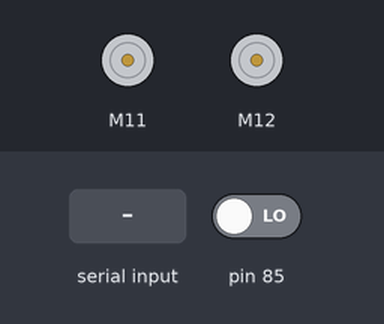
This sketch was run on a simulated Arduino Uno, built with avr-gcc and run on an emulated ATmega328P. On the bench: 2 × DC motor (green arrow = forward, orange = backward, longer = faster). The inputs (shaded band) are chosen by the test bench; at power-on: pin 85 LOW. What the sketch prints to the serial monitor is not drawn.

Above: at 1.2 s.
1.3 s: "backward\n" received over Serial
At 1.98 s:
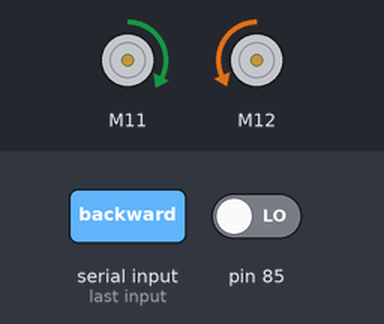
4.3 s: "left\n" received over Serial
5.8 s: "right\n" received over Serial
Timing chart, 0 to 8.8 s (numbered marks = the images above; inputs shaded):
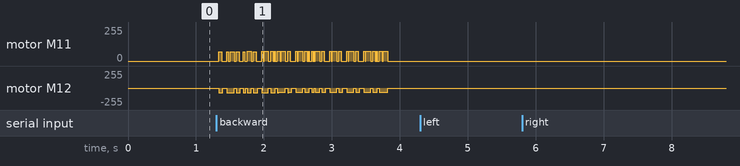

The sketch:

ranger_navigation_telemetry.ino
```cpp
#include <MeAuriga.h>

// Candidate firmware for bench testing. Upload only after checking wheel direction.
// Text commands: forward, backward, left, right, stop
// Output: BOARD, RECEIVE, DONE, and TEL lines. Serial baud matches the current Pi service.

MeEncoderOnBoard motor1(SLOT1);
MeEncoderOnBoard motor2(SLOT2);

const long SERIAL_BAUD = 9600;
const int DRIVE_PWM = 70;
// Current physical tuning reported after ground testing.
const int LEFT_TURN_PWM = 130;
const int RIGHT_TURN_PWM = 100;
// Follow steps are intentionally longer so consecutive HTTP commands feel
// continuous. Forward/back finish after both tracks move about 12 cm.
// Turns finish at about 20 degrees
// using direction-specific pulse targets because left/right belt slip differs.
const long DRIVE_LEFT_TARGET_PULSES = 260;
const long DRIVE_RIGHT_TARGET_PULSES = 260;
const long LEFT_TURN_LEFT_TARGET_PULSES = 151;
const long LEFT_TURN_RIGHT_TARGET_PULSES = 88;
const long RIGHT_TURN_LEFT_TARGET_PULSES = 422;
const long RIGHT_TURN_RIGHT_TARGET_PULSES = 321;
// Keep this below ranger_gateway.py's 2.7 second DONE timeout.
const unsigned long MAX_COMMAND_MS = 2500;
const int STRAIGHT_MIN_PWM = 52;
const int STRAIGHT_MAX_PWM = 88;
const int STRAIGHT_CORRECTION_DIVISOR = 4;
const unsigned long WATCHDOG_MS = 2500;
// At 9600 baud, 4 packets/second leaves enough serial capacity for commands and DONE.
const unsigned long TELEMETRY_MS = 250;

// Confirmed by the lifted-wheel test: the previous polarity was reversed on both sides.
const int MOTOR1_FORWARD_SIGN = -1;
const int MOTOR2_FORWARD_SIGN = 1;

// Auriga's official Ranger obstacle-avoidance firmware uses PORT_10.  Keep the
// navigation firmware on the same port as the user's known-good sensor test.
// The telemetry below derives centimeters from the raw echo duration so that
// -1.0 means "no echo" rather than the library's ambiguous 400 cm cap.
const bool ULTRASONIC_ENABLED = true;
const uint8_t ULTRASONIC_PORT = PORT_10;
MeUltrasonicSensor ultrasonic(ULTRASONIC_PORT);

// The Makeblock library version bundled with this project accepts a timeout
// argument in measure(), but its implementation calls pulseIn() without that
// timeout. A missing echo can therefore block the control loop for far too
// long. Drive the same single-wire signal pin directly with a bounded 30 ms
// wait. The official example requires at least 100 ms between measurements.
const unsigned long ULTRASONIC_SAMPLE_MS = 100;
const unsigned long ULTRASONIC_VALID_HOLD_MS = 700;
const uint8_t ULTRASONIC_INVALID_LIMIT_MOVING = 2;
const double FORWARD_OBSTACLE_STOP_CM = 25.0;
double latestFrontCm = -1.0;
unsigned long lastFrontValidMs = 0;
unsigned long lastUltrasonicSampleMs = 0;
uint8_t consecutiveInvalidEchoes = 0;
bool latestEchoValid = false;

double readUltrasonicOnceCm() {
  if (!ULTRASONIC_ENABLED) return -1.0;
  const uint8_t signalPin = ultrasonic.pin2();
  pinMode(signalPin, OUTPUT);
  digitalWrite(signalPin, LOW);
  delayMicroseconds(2);
  digitalWrite(signalPin, HIGH);
  delayMicroseconds(10);
  digitalWrite(signalPin, LOW);
  pinMode(signalPin, INPUT);
  const unsigned long echoUs = pulseIn(signalPin, HIGH, 30000UL);
  if (echoUs == 0) return -1.0;
  const double cm = (double)echoUs / 58.0;
  return (cm >= 2.0 && cm < 400.0) ? cm : -1.0;
}

void updateUltrasonic() {
  const unsigned long now = millis();
  if (now - lastUltrasonicSampleMs < ULTRASONIC_SAMPLE_MS) return;
  lastUltrasonicSampleMs = now;
  const double cm = readUltrasonicOnceCm();
  latestEchoValid = cm > 0;
  if (latestEchoValid) {
    latestFrontCm = cm;
    lastFrontValidMs = millis();
    consecutiveInvalidEchoes = 0;
  } else if (consecutiveInvalidEchoes < 255) {
    ++consecutiveInvalidEchoes;
  }
}

double frontCmForTelemetry() {
  if (lastFrontValidMs > 0 && millis() - lastFrontValidMs <= ULTRASONIC_VALID_HOLD_MS) {
    return latestFrontCm;
  }
  return -1.0;
}

String inputLine;
String activeCommand = "stop";
unsigned long commandStartedMs = 0;
unsigned long lastValidCommandMs = 0;
unsigned long lastTelemetryMs = 0;
bool commandActive = false;
long commandStartPulse1 = 0;
long commandStartPulse2 = 0;
long commandTargetPulse1 = 0;
long commandTargetPulse2 = 0;

void encoder1Isr() {
  if (digitalRead(motor1.getPortB()) == 0) motor1.pulsePosMinus();
  else motor1.pulsePosPlus();
}

void encoder2Isr() {
  if (digitalRead(motor2.getPortB()) == 0) motor2.pulsePosMinus();
  else motor2.pulsePosPlus();
}

void stopMotors() {
  motor1.setMotorPwm(0);
  motor2.setMotorPwm(0);
}

void balanceStraightMotion(long moved1, long moved2) {
  if (activeCommand != "forward" && activeCommand != "backward") return;
  const int direction = activeCommand == "forward" ? 1 : -1;
  long rawCorrection = (moved1 - moved2) / STRAIGHT_CORRECTION_DIVISOR;
  int correction = constrain((int)rawCorrection,
                             -(STRAIGHT_MAX_PWM - DRIVE_PWM),
                             STRAIGHT_MAX_PWM - DRIVE_PWM);
  int leftPwm = constrain(DRIVE_PWM - correction, STRAIGHT_MIN_PWM, STRAIGHT_MAX_PWM);
  int rightPwm = constrain(DRIVE_PWM + correction, STRAIGHT_MIN_PWM, STRAIGHT_MAX_PWM);
  // Once one track reaches its target, hold it while the other finishes. This
  // prevents the faster track from pulling the Ranger sideways at step end.
  if (moved1 >= commandTargetPulse1) leftPwm = 0;
  if (moved2 >= commandTargetPulse2) rightPwm = 0;
  motor1.setMotorPwm(MOTOR1_FORWARD_SIGN * direction * leftPwm);
  motor2.setMotorPwm(MOTOR2_FORWARD_SIGN * direction * rightPwm);
}

bool applyCommand(const String &command) {
  int left = 0;
  int right = 0;
  long target1 = 0;
  long target2 = 0;
  if (command == "forward") {
    left = DRIVE_PWM; right = DRIVE_PWM;
    target1 = DRIVE_LEFT_TARGET_PULSES; target2 = DRIVE_RIGHT_TARGET_PULSES;
  }
  else if (command == "backward") {
    left = -DRIVE_PWM; right = -DRIVE_PWM;
    target1 = DRIVE_LEFT_TARGET_PULSES; target2 = DRIVE_RIGHT_TARGET_PULSES;
  }
  else if (command == "left") {
    left = LEFT_TURN_PWM; right = -LEFT_TURN_PWM;
    target1 = LEFT_TURN_LEFT_TARGET_PULSES; target2 = LEFT_TURN_RIGHT_TARGET_PULSES;
  }
  else if (command == "right") {
    left = -RIGHT_TURN_PWM; right = RIGHT_TURN_PWM;
    target1 = RIGHT_TURN_LEFT_TARGET_PULSES; target2 = RIGHT_TURN_RIGHT_TARGET_PULSES;
  }
  else if (command != "stop") { return false; }

  motor1.setMotorPwm(MOTOR1_FORWARD_SIGN * left);
  motor2.setMotorPwm(MOTOR2_FORWARD_SIGN * right);
  activeCommand = command;
  commandStartedMs = millis();
  lastValidCommandMs = commandStartedMs;
  commandActive = command != "stop";
  commandStartPulse1 = motor1.getPulsePos();
  commandStartPulse2 = motor2.getPulsePos();
  commandTargetPulse1 = target1;
  commandTargetPulse2 = target2;
  if (!commandActive) stopMotors();
  return true;
}

void finishCommand(const char *reason) {
  if (!commandActive) return;
  stopMotors();
  commandActive = false;
  Serial.print("DONE:"); Serial.print(activeCommand);
  Serial.print(",reason="); Serial.println(reason);
  activeCommand = "stop";
}

void processLine(String line) {
  line.trim();
  line.toLowerCase();
  if (line.length() == 0) return;
  Serial.print("RECEIVE:"); Serial.println(line);
  if (!applyCommand(line)) {
    stopMotors(); commandActive = false;
    Serial.print("ERROR:unknown_command,"); Serial.println(line);
    return;
  }
  if (line == "stop") Serial.println("DONE:stop,reason=command");
}

void emitTelemetry() {
  double cm = frontCmForTelemetry();
  Serial.print("TEL:t_ms="); Serial.print(millis());
  Serial.print(",left_pulse="); Serial.print(motor1.getPulsePos());
  Serial.print(",right_pulse="); Serial.print(motor2.getPulsePos());
  Serial.print(",left_deg="); Serial.print(motor1.getCurPos());
  Serial.print(",right_deg="); Serial.print(motor2.getCurPos());
  Serial.print(",left_rpm="); Serial.print(motor1.getCurrentSpeed(), 2);
  Serial.print(",right_rpm="); Serial.print(motor2.getCurrentSpeed(), 2);
  Serial.print(",front_cm="); Serial.print(cm, 1);
  Serial.print(",moving="); Serial.println(commandActive ? 1 : 0);
}

void setup() {
  // Same PWM timer setup used by Makeblock's Auriga encoder example.
  TCCR1A = _BV(WGM10);
  TCCR1B = _BV(CS11) | _BV(WGM12);
  TCCR2A = _BV(WGM21) | _BV(WGM20);
  TCCR2B = _BV(CS21);
  // Official Makeblock Auriga encoder example uses these motor constants.
  motor1.setPulse(9);
  motor2.setPulse(9);
  motor1.setRatio(39.267);
  motor2.setRatio(39.267);
  attachInterrupt(motor1.getIntNum(), encoder1Isr, RISING);
  attachInterrupt(motor2.getIntNum(), encoder2Isr, RISING);
  Serial.begin(SERIAL_BAUD);
  stopMotors();
  Serial.println("BOARD:MBOT_RANGER_AURIGA_TELEMETRY_V2_ENCODER_STEPS_US10_GUARDED");
}

void loop() {
  motor1.loop(); motor2.loop();
  updateUltrasonic();
  while (Serial.available()) {
    char c = Serial.read();
    if (c == '\n' || c == '\r') {
      if (inputLine.length()) { processLine(inputLine); inputLine = ""; }
    } else if (inputLine.length() < 48) inputLine += c;
    else { inputLine = ""; stopMotors(); commandActive = false; Serial.println("ERROR:line_too_long"); }
  }
  unsigned long now = millis();
  if (commandActive) {
    if (activeCommand == "forward") {
      if (latestEchoValid && latestFrontCm <= FORWARD_OBSTACLE_STOP_CM) {
        finishCommand("obstacle");
      } else if (consecutiveInvalidEchoes >= ULTRASONIC_INVALID_LIMIT_MOVING) {
        finishCommand("sensor_invalid");
      }
    }
  }
  if (commandActive) {
    long moved1 = labs(motor1.getPulsePos() - commandStartPulse1);
    long moved2 = labs(motor2.getPulsePos() - commandStartPulse2);
    balanceStraightMotion(moved1, moved2);
    if (moved1 >= commandTargetPulse1 && moved2 >= commandTargetPulse2) {
      finishCommand("encoder_target");
    } else if (now - commandStartedMs >= MAX_COMMAND_MS) {
      finishCommand("motion_timeout");
    }
  }
  if (commandActive && now - lastValidCommandMs >= WATCHDOG_MS) finishCommand("watchdog");
  if (now - lastTelemetryMs >= TELEMETRY_MS) { lastTelemetryMs = now; emitTelemetry(); }
}
```
